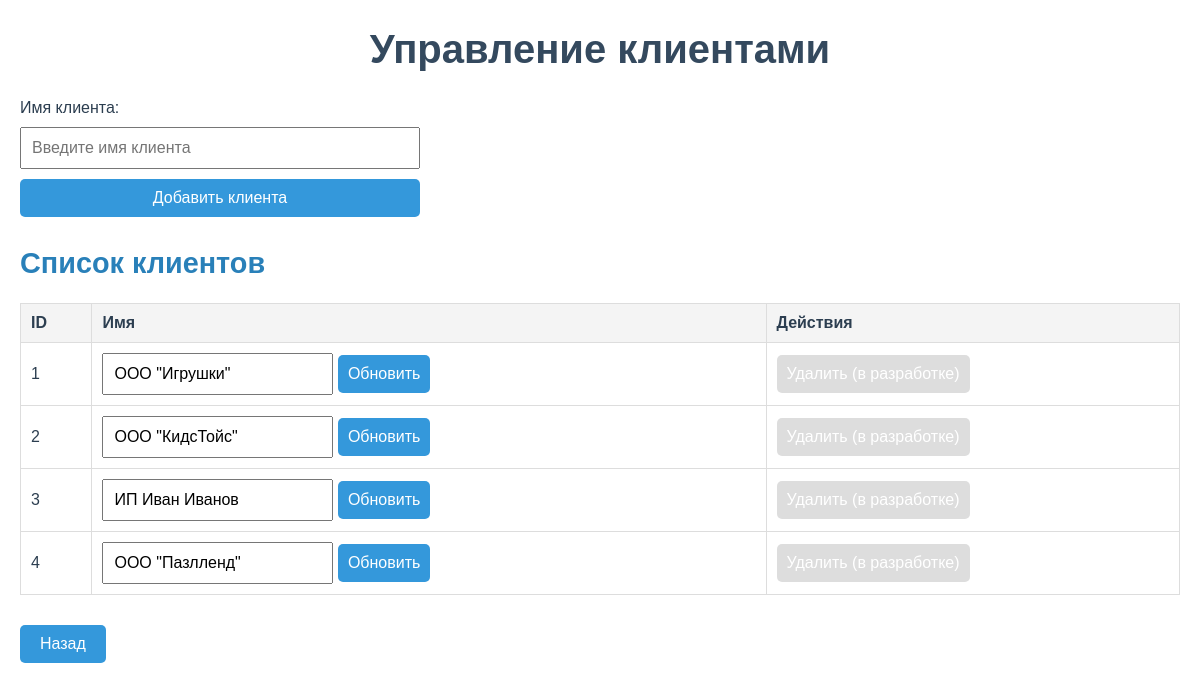
The page /clients_page on the database its author committed.
### app.py (models this page shows)
class Client(Base):
    __tablename__ = 'clients'
    id = Column(Integer, primary_key=True)
    name = Column(String, nullable=False)

### app.py (the view)
@app.route('/clients_page', methods=['GET', 'POST'])
def clients_page():
    if request.method == 'POST':
        name = request.form['name']
        new_client = Client(name=name)
        session.add(new_client)
        session.commit()
        return redirect(url_for('clients_page'))
    clients = session.query(Client).all()
    return render_template('clients.html', clients=clients)

### templates/clients.html (shortened to what this page needs)
<!DOCTYPE html>
<html lang="en">
<head>
</head>
<body>
    <h1>Управление клиентами</h1>
    <form method="POST">
        <label for="name">Имя клиента:</label>
        <input type="text" id="name" name="name" placeholder="Введите имя клиента" required>
        <button type="submit">Добавить клиента</button>
    </form>
    <h2>Список клиентов</h2>
    <table>
        <thead>
            <tr>
                <th>ID</th>
                <th>Имя</th>
                <th>Действия</th>
            </tr>
        </thead>
        <tbody>
            {% for client in clients %}
            <tr>
                <td>{{ client.id }}</td>
                <td>
                    <form method="POST" style="display: inline;">
                        <input type="text" name="name" value="{{ client.name }}" required>
                        <button type="submit">Обновить</button>
                    </form>
                </td>
                <td>
                    <button disabled style="background-color: #ddd; cursor: not-allowed;">Удалить (в разработке)</button>
                </td>
            </tr>
            {% endfor %}
        </tbody>
    </table>
    <a href="/" class="back-btn">Назад</a>
</body>
</html>

### templates/clients.html (style rules this page uses)
body { font-family: Arial, sans-serif; margin: 20px; color: #2c3e50; }
h1 { font-size: 2.5em; color: #34495e; text-align: center; }
h2 { font-size: 1.8em; color: #2980b9; margin-top: 30px; }
table { width: 100%; border-collapse: collapse; margin-top: 20px; }
th, td { border: 1px solid #ddd; padding: 10px; text-align: left; }
th { background-color: #f4f4f4; }
form { margin-bottom: 20px; display: flex; flex-direction: column; gap: 10px; max-width: 400px; }
input, button { padding: 10px; font-size: 16px; }
button { background-color: #3498db; color: white; border: none; border-radius: 5px; cursor: pointer; }
.back-btn { margin-top: 30px; display: inline-block; text-decoration: none; color: white; background-color: #3498db; padding: 10px 20px; border-radius: 5px; }

### rows shown on the page
Client: id "1", name "ООО \"Игрушки\""
Client: id "2", name "ООО \"КидсТойс\""
Client: id "3", name "ИП Иван Иванов"
Client: id "4", name "ООО \"Пазлленд\""
